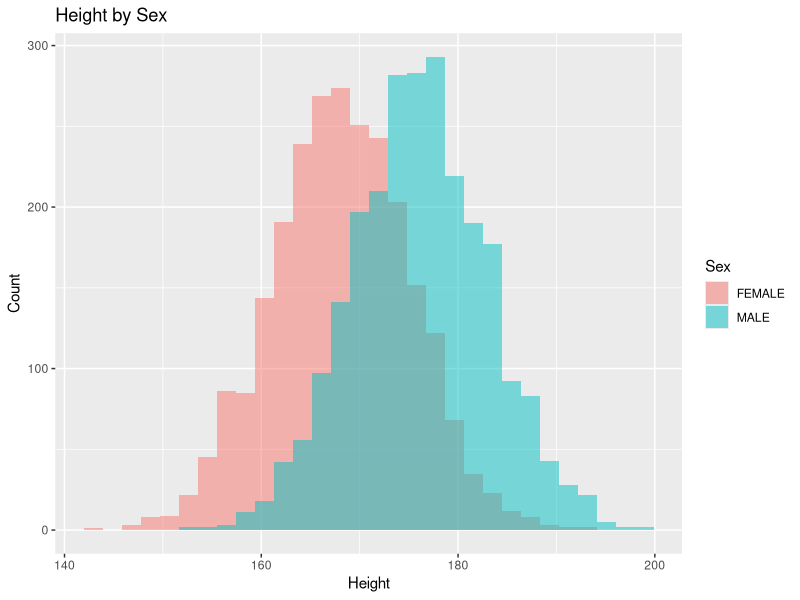

Recreate this plot in R.
## ---- chunk 1
knitr::opts_chunk$set(echo = TRUE)
## ---- chunk 2
setwd("C:/Users/Rodrigo/Dropbox/Downloads/Oliver Pain - practical materials/demo/website")
# Simulate height data for 500 males and females
n<-5000
set.seed(5123)
sim_dat<-data.frame(ID=1:n,
                    Sex=c(rep('MALE',n/2), rep('FEMALE', n/2)),
                    Height=c(rnorm(n/2, 176, 7),rnorm(n/2, 168, 7)))

# Load libraries
library(ggplot2)

# Plot data
test_plot<-ggplot(sim_dat, aes(x=Height, fill=Sex)) +
              geom_histogram(alpha=0.5, position="identity") +
              labs(y='Count', title='Height by Sex')

# Create .png
png('test_plot.png', 
    units='px', res=300, width=1500, height=1000)
test_plot
dev.off()

